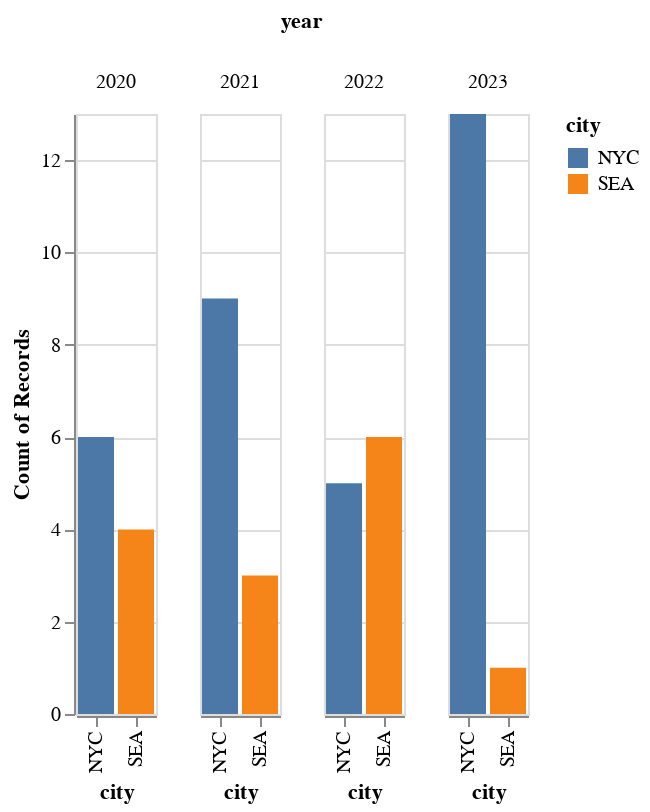

Notebook code for this chart:
### Markdown cell above
Now to analyze the questions asked, we will look specifically at days when heavy rain occurred (days with >1 inch of rain)

### Code cell
heavyrain = df[df.precipitation > 1]

alt.Chart(heavyrain).mark_bar().encode(
    x='city:O',
    y='count(precipitation)',
    color='city',
    column='year:N'
)

### Figure 1 — Vega-Lite specification as saved in the notebook (floating-point values rounded to 4 significant figures)
{"config": {"view": {"continuousWidth": 400, "continuousHeight": 300}}, "data": {"name": "data-b2fefdf9a09bd87c0e1e5e4235636d11"}, "mark": "bar", "encoding": {"color": {"field": "city", "type": "nominal"}, "column": {"field": "year", "type": "nominal"}, "x": {"field": "city", "type": "ordinal"}, "y": {"aggregate": "count", "field": "precipitation", "type": "quantitative"}}, "$schema": "https://vega.github.io/schema/vega-lite/v4.17.0.json", "datasets": {"data-b2fefdf9a09bd87c0e1e5e4235636d11": [{"Unnamed: 0": 31, "date": "2020-02-01T00:00:00", "city": "SEA", "precipitation": 1.337, "month": "Feb", "year": 2020, "log_precip": 0.2905}, {"Unnamed: 0": 36, "date": "2020-02-06T00:00:00", "city": "SEA", "precipitation": 1.112, "month": "Feb", "year": 2020, "log_precip": 0.1064}, {"Unnamed: 0": 151, "date": "2020-05-31T00:00:00", "city": "SEA", "precipitation": 1.054, "month": "May", "year": 2020, "log_precip": 0.05286}, {"Unnamed: 0": 356, "date": "2020-12-22T00:00:00", "city": "SEA", "precipitation": 1.635, "month": "Dec", "year": 2020, "log_precip": 0.4916}, {"Unnamed: 0": 368, "date": "2021-01-03T00:00:00", "city": "SEA", "precipitation": 1.438, "month": "Jan", "year": 2021, "log_precip": 0.3635}, {"Unnamed: 0": 377, "date": "2021-01-12T00:00:00", "city": "SEA", "precipitation": 1.84, "month": "Jan", "year": 2021, "log_precip": 0.6098}, {"Unnamed: 0": 667, "date": "2021-10-29T00:00:00", "city": "SEA", "precipitation": 1.653, "month": "Oct", "year": 2021, "log_precip": 0.5028}, {"Unnamed: 0": 733, "date": "2022-01-03T00:00:00", "city": "SEA", "precipitation": 1.772, "month": "Jan", "year": 2022, "log_precip": 0.5721}, {"Unnamed: 0": 736, "date": "2022-01-06T00:00:00", "city": "SEA", "precipitation": 1.004, "month": "Jan", "year": 2022, "log_precip": 0.003992}, {"Unnamed: 0": 737, "date": "2022-01-07T00:00:00", "city": "SEA", "precipitation": 1.422, "month": "Jan", "year": 2022, "log_precip": 0.3521}, {"Unnamed: 0": 789, "date": "2022-02-28T00:00:00", "city": "SEA", "precipitation": 1.937, "month": "Feb", "year": 2022, "log_precip": 0.6612}, {"Unnamed: 0": 1064, "date": "2022-11-30T00:00:00", "city": "SEA", "precipitation": 1.2, "month": "Nov", "year": 2022, "log_precip": 0.1823}, {"Unnamed: 0": 1090, "date": "2022-12-26T00:00:00", "city": "SEA", "precipitation": 1.53, "month": "Dec", "year": 2022, "log_precip": 0.4253}, {"Unnamed: 0": 1434, "date": "2023-12-05T00:00:00", "city": "SEA", "precipitation": 2.71, "month": "Dec", "year": 2023, "log_precip": 0.9969}, {"Unnamed: 0": 1653, "date": "2020-07-11T00:00:00", "city": "NYC", "precipitation": 1.041, "month": "Jul", "year": 2020, "log_precip": 0.04009}, {"Unnamed: 0": 1714, "date": "2020-09-10T00:00:00", "city": "NYC", "precipitation": 1.549, "month": "Sep", "year": 2020, "log_precip": 0.4377}, {"Unnamed: 0": 1734, "date": "2020-09-30T00:00:00", "city": "NYC", "precipitation": 1.059, "month": "Sep", "year": 2020, "log_precip": 0.05748}, {"Unnamed: 0": 1751, "date": "2020-10-17T00:00:00", "city": "NYC", "precipitation": 1.103, "month": "Oct", "year": 2020, "log_precip": 0.09834}, {"Unnamed: 0": 1764, "date": "2020-10-30T00:00:00", "city": "NYC", "precipitation": 1.541, "month": "Oct", "year": 2020, "log_precip": 0.4323}, {"Unnamed: 0": 1796, "date": "2020-12-01T00:00:00", "city": "NYC", "precipitation": 1.042, "month": "Dec", "year": 2020, "log_precip": 0.0407}, {"Unnamed: 0": 1842, "date": "2021-01-16T00:00:00", "city": "NYC", "precipitation": 1.092, "month": "Jan", "year": 2021, "log_precip": 0.08759}, {"Unnamed: 0": 1975, "date": "2021-05-29T00:00:00", "city": "NYC", "precipitation": 1.391, "month": "May", "year": 2021, "log_precip": 0.33}, {"Unnamed: 0": 2016, "date": "2021-07-09T00:00:00", "city": "NYC", "precipitation": 2.366, "month": "Jul", "year": 2021, "log_precip": 0.8614}, {"Unnamed: 0": 2060, "date": "2021-08-22T00:00:00", "city": "NYC", "precipitation": 1.801, "month": "Aug", "year": 2021, "log_precip": 0.5882}, {"Unnamed: 0": 2061, "date": "2021-08-23T00:00:00", "city": "NYC", "precipitation": 2.795, "month": "Aug", "year": 2021, "log_precip": 1.028}, {"Unnamed: 0": 2071, "date": "2021-09-02T00:00:00", "city": "NYC", "precipitation": 4.245, "month": "Sep", "year": 2021, "log_precip": 1.446}, {"Unnamed: 0": 2093, "date": "2021-09-24T00:00:00", "city": "NYC", "precipitation": 1.499, "month": "Sep", "year": 2021, "log_precip": 0.405}, {"Unnamed: 0": 2125, "date": "2021-10-26T00:00:00", "city": "NYC", "precipitation": 2.113, "month": "Oct", "year": 2021, "log_precip": 0.748}, {"Unnamed: 0": 2126, "date": "2021-10-27T00:00:00", "city": "NYC", "precipitation": 2.028, "month": "Oct", "year": 2021, "log_precip": 0.707}, {"Unnamed: 0": 2208, "date": "2022-01-17T00:00:00", "city": "NYC", "precipitation": 1.442, "month": "Jan", "year": 2022, "log_precip": 0.3659}, {"Unnamed: 0": 2300, "date": "2022-04-19T00:00:00", "city": "NYC", "precipitation": 1.42, "month": "Apr", "year": 2022, "log_precip": 0.3507}, {"Unnamed: 0": 2391, "date": "2022-07-19T00:00:00", "city": "NYC", "precipitation": 1.17, "month": "Jul", "year": 2022, "log_precip": 0.157}, {"Unnamed: 0": 2468, "date": "2022-10-04T00:00:00", "city": "NYC", "precipitation": 1.513, "month": "Oct", "year": 2022, "log_precip": 0.4139}, {"Unnamed: 0": 2548, "date": "2022-12-23T00:00:00", "city": "NYC", "precipitation": 1.103, "month": "Dec", "year": 2022, "log_precip": 0.09758}, {"Unnamed: 0": 2582, "date": "2023-01-26T00:00:00", "city": "NYC", "precipitation": 1.233, "month": "Jan", "year": 2023, "log_precip": 0.2092}, {"Unnamed: 0": 2619, "date": "2023-03-04T00:00:00", "city": "NYC", "precipitation": 1.018, "month": "Mar", "year": 2023, "log_precip": 0.01829}, {"Unnamed: 0": 2669, "date": "2023-04-23T00:00:00", "city": "NYC", "precipitation": 1.601, "month": "Apr", "year": 2023, "log_precip": 0.4704}, {"Unnamed: 0": 2675, "date": "2023-04-29T00:00:00", "city": "NYC", "precipitation": 1.392, "month": "Apr", "year": 2023, "log_precip": 0.3307}, {"Unnamed: 0": 2676, "date": "2023-04-30T00:00:00", "city": "NYC", "precipitation": 1.011, "month": "Apr", "year": 2023, "log_precip": 0.01136}, {"Unnamed: 0": 2677, "date": "2023-05-01T00:00:00", "city": "NYC", "precipitation": 1.321, "month": "May", "year": 2023, "log_precip": 0.2781}, {"Unnamed: 0": 2747, "date": "2023-07-10T00:00:00", "city": "NYC", "precipitation": 1.22, "month": "Jul", "year": 2023, "log_precip": 0.1989}, {"Unnamed: 0": 2828, "date": "2023-09-29T00:00:00", "city": "NYC", "precipitation": 2.542, "month": "Sep", "year": 2023, "log_precip": 0.9328}, {"Unnamed: 0": 2829, "date": "2023-09-30T00:00:00", "city": "NYC", "precipitation": 2.373, "month": "Sep", "year": 2023, "log_precip": 0.8642}, {"Unnamed: 0": 2882, "date": "2023-11-22T00:00:00", "city": "NYC", "precipitation": 1.429, "month": "Nov", "year": 2023, "log_precip": 0.3571}, {"Unnamed: 0": 2901, "date": "2023-12-11T00:00:00", "city": "NYC", "precipitation": 2.009, "month": "Dec", "year": 2023, "log_precip": 0.6978}, {"Unnamed: 0": 2908, "date": "2023-12-18T00:00:00", "city": "NYC", "precipitation": 2.099, "month": "Dec", "year": 2023, "log_precip": 0.7416}, {"Unnamed: 0": 2918, "date": "2023-12-28T00:00:00", "city": "NYC", "precipitation": 1.845, "month": "Dec", "year": 2023, "log_precip": 0.6125}]}}
